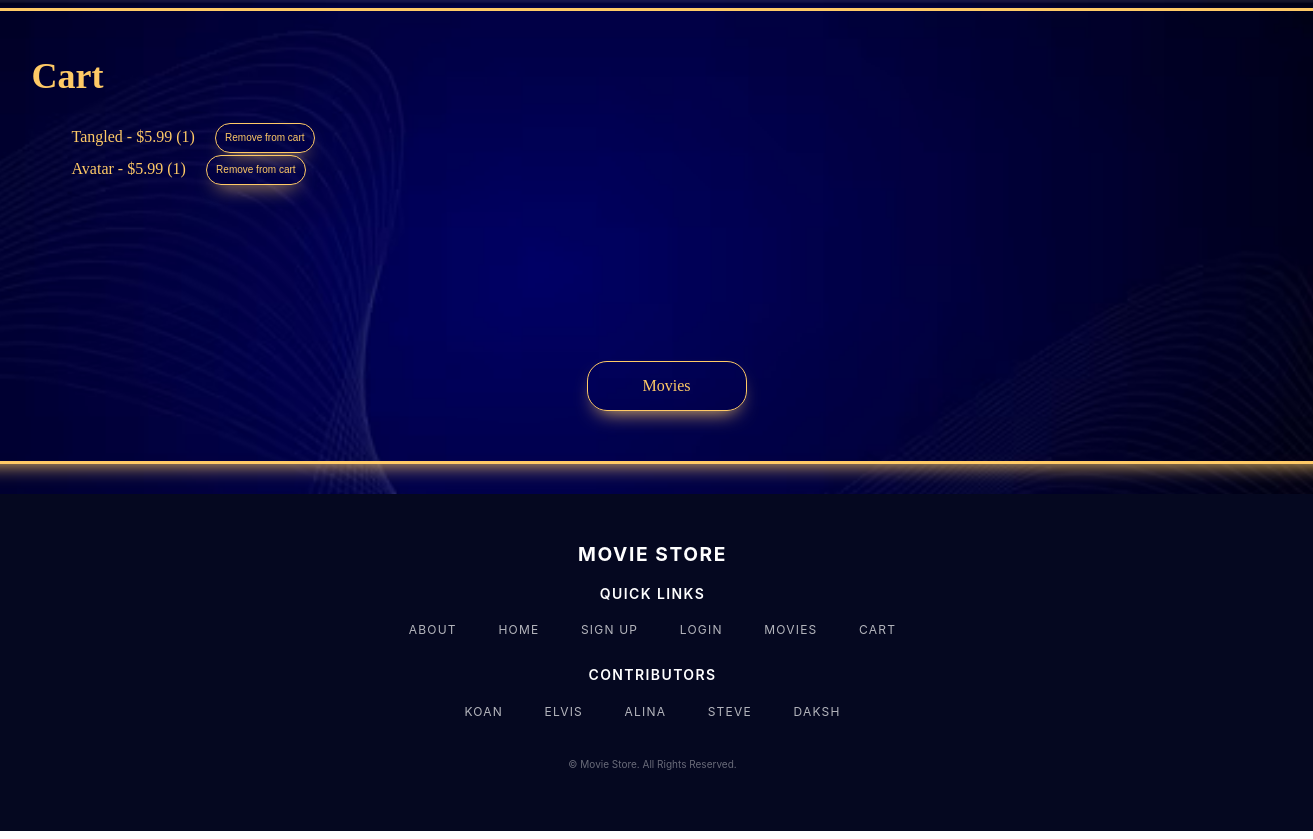
Screenshot of /movies/cart/ (signed in) with the database file from the repository.
### movies/models.py (models this page shows, shortened)
class CartItem(models.Model):
    id = models.AutoField(primary_key = True)
    user = models.ForeignKey(User, on_delete=models.CASCADE)
    movie = models.ForeignKey(Movie, on_delete=models.CASCADE)
    quantity = models.IntegerField(default=1)

class Movie(models.Model):
    id = models.AutoField(primary_key = True)
    name = models.CharField(max_length = 255)
    price = models.DecimalField(max_digits = 10, decimal_places = 2, default = 0)
    description = models.TextField()
    image_url = models.URLField()

### movies/views.py (the view)
# urls.py: path('cart/', views.cart_detail, name='movies.cart-detail'),
@login_required
def cart_detail(request):
    items = CartItem.objects.filter(user=request.user)
    return render(request, 'movies/cart.html', {'cart_items': items})

### movies/templates/movies/cart.html (shortened to what this page needs)
<!DOCTYPE html>
<html lang="en">
  <head>
    {% load static %}
    <link rel="stylesheet" href="{% static 'cart/cart.css' %}">
  </head>
  <body>
    {% load static %}
    <img src="{% static 'cart/background.png' %}" class="bg-img">
    <div class = "main-flex">
      <div class = "container">
        <h1 class = "title"> Cart </h1>
        <ul>
          {% for item in cart_items %}
            <li class = "cart-item">
              {{ item.movie.name }} - ${{ item.movie.price }} ({{ item.quantity }})
              <form action="{% url 'movies.remove-from-cart' cart_item_id=item.id %}" method="get">
                <button type="submit" class = "cart-item-button">Remove from cart</button>
              </form>
              </li>
          {% empty %}
            <li class = "empty">Your cart is empty.</li>
          {% endfor %}
          </ul>
      </div>
      <div class = "back-button-div">
        <a class = "nav-link" href="{% url 'movies.index' %}"> Movies </a>
      </div>
    </div>
  <footer class = "footer-container">
      <div>
        <div>
          <div>
            <div class = "footer-site-logo">
              <a href = "#"> Movie Store </a>
            </div>
            <h4 class = "footer-section-title"> Quick Links </h4>
            <ul class = "link-container">
              <li><a href = "#"> About </a></li>
              <li><a href = "#"> Home </a></li>
              <li><a href = "#"> Sign Up </a></li>
              <li><a href = "#"> Login </a></li>
              <li><a href = "#"> Movies </a></li>
              <li><a href = "#"> Cart </a></li>
            </ul>
            <h4 class = "footer-section-title">Contributors</h4>
            <ul class = "link-container">
              <li><a href = "#"> Koan </a></li>
              <li><a href = "#"> Elvis </a></li>
              <li><a href = "#"> Alina </a></li>
              <li><a href = "#"> Steve </a></li>
              <li><a href = "#" >Daksh </a></li>
            </ul>
            <div class = "copyright-text">
              <p><small> &copy; Movie Store. All Rights Reserved. </small></p>
            </div>
          </div>
        </div>
      </div>
    </footer>
  </body>
</html>

### movies/static/cart/cart.css (style rules this page uses)
a, p { color: #ffca66; }
body { display: flex; flex-direction: column; align-items: center; }
.main-flex { display: flex; flex-direction: column; border: 3px solid #ffca66; box-shadow: #ffca66 0 10px 20px -10px; border-radius: 20px; width: 1400px; margin-bottom: 30px; }
.container { margin-left: 75px; margin-top: 20px; height: 300px }
.bg-img { position: fixed; top: 0; left: 0; width: 100vw; height: 100vh; object-fit: cover; z-index: -1; }
.title { color: #ffca66; font-size: 36px; }
.back-button-div { display: flex; justify-content: center; margin-top: 30px; margin-bottom: 50px; }
.nav-link { display: block; border: solid 1px; margin-left: 20px; width: 160px; height: 50px; text-align: center; padding-top: 12px; cursor: pointer; background: none; border-radius: 20px; box-shadow: #ffca66 0 10px 20px -10px; box-sizing: border-box; font-size: 16px; line-height: 24px; outline: 0 solid transparent; color: #ffca66; transition: 0.1s; text-decoration: none; }
.footer-container { padding: 3rem 1rem; background-color: #050820; color: rgba(255, 255, 255, 0.7); font-family: "Inter", sans-serif; width: 100vw; position: relative; margin-left: calc(-50vw + 50%); }
.footer-container a { color: rgba(255, 255, 255, 0.7); text-decoration: none; transition: all 0.1s ease; }
.footer-site-logo a { font-size: 1.2rem; color: #fff; font-weight: 700; letter-spacing: 0.1rem; text-transform: uppercase; display: block; text-align: center; }
.footer-section-title { color: #fff; font-size: 0.875rem; font-weight: 600; margin-bottom: 1rem; text-transform: uppercase; letter-spacing: 0.1em; text-align: center; width: 100%; }
.link-container { display: flex; justify-content: center; flex-wrap: wrap; gap: 1rem; margin-bottom: 1.5rem; padding: 0; list-style: none; }
.link-container li a { padding: 0.3rem 0.8rem; text-transform: uppercase; font-size: 0.75rem; letter-spacing: 0.1em; display: inline-block; }
.copyright-text { margin-top: 2rem; text-align: center; }
.copyright-text p { font-size: 0.75rem; color: rgba(255, 255, 255, 0.4); }
.cart-item { display: flex; flex-direction: row; color: #ffca66; align-items: center; }
.cart-item button { margin-top: 2px; border: solid 1px; margin-left: 20px; width: 100px; height: 30px; text-align: center; cursor: pointer; background: none; border-radius: 20px; box-shadow: #ffca66 0 10px 20px -10px; box-sizing: border-box; font-size: 10px; line-height: 24px; outline: 0 solid transparent; color: #ffca66; transition: 0.1s; text-decoration: none; }

### rows the page displays
CartItem: movie.name "Tangled", movie.price "5.99", quantity "1"
CartItem: movie.name "Avatar", movie.price "5.99", quantity "1"
